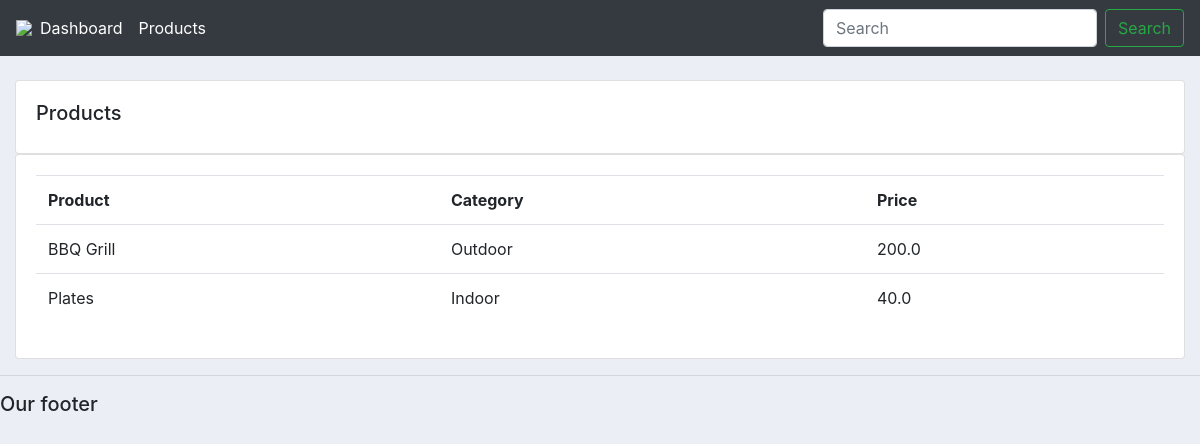
Screenshot of /products/ with the database file from the repository.
### accounts/models.py (models this page shows, shortened)
class Product(models.Model):
    CATEGORY  = (
            ('Indoor', 'Indoor'),
            ('Outdoor', 'Outdoor'),
    )
    name = models.CharField(max_length=200, null = True)
    price = models.FloatField(null = True)
    category = models.CharField(max_length=200, null = True, choices=CATEGORY)
    description = models.CharField(max_length=200, null = True, blank=True)
    date_created = models.DateTimeField(auto_now_add=True, null = True)
    tags = models.ManyToManyField(Tag)

### accounts/views.py (the view)
# urls.py: path('products/', views.products, name="products"),
def products(request):
    products = Product.objects.all()
    return render(request, 'accounts/products.html', {'products':products})

### accounts/templates/accounts/products.html
{%  extends 'accounts/main.html' %}
{% block content %}
		<br>
		<div class="row">
			<div class="col-md">
				<div class="card card-body">
					<h5>Products</h5>
				</div>
				<div class="card card-body">
					<table class="table">
						<tr>
							<th>Product</th>
							<th>Category</th>
							<th>Price</th>
						</tr>
						{% for i in products %}
						<tr>
							<td>{{i.name}}</td>
							<td>{{i.category}}</td>
							<td>{{i.price}}</td>
						</tr>
						{% endfor %}
					</table>
				</div>
			</div>
		</div>
{% endblock content %}

### static/css/main.css (style rules this page uses)
body { background-color: #ebeff5; }

### rows the page displays
Product: name "BBQ Grill", category "Outdoor", price "200.0"
Product: name "Plates", category "Indoor", price "40.0"
